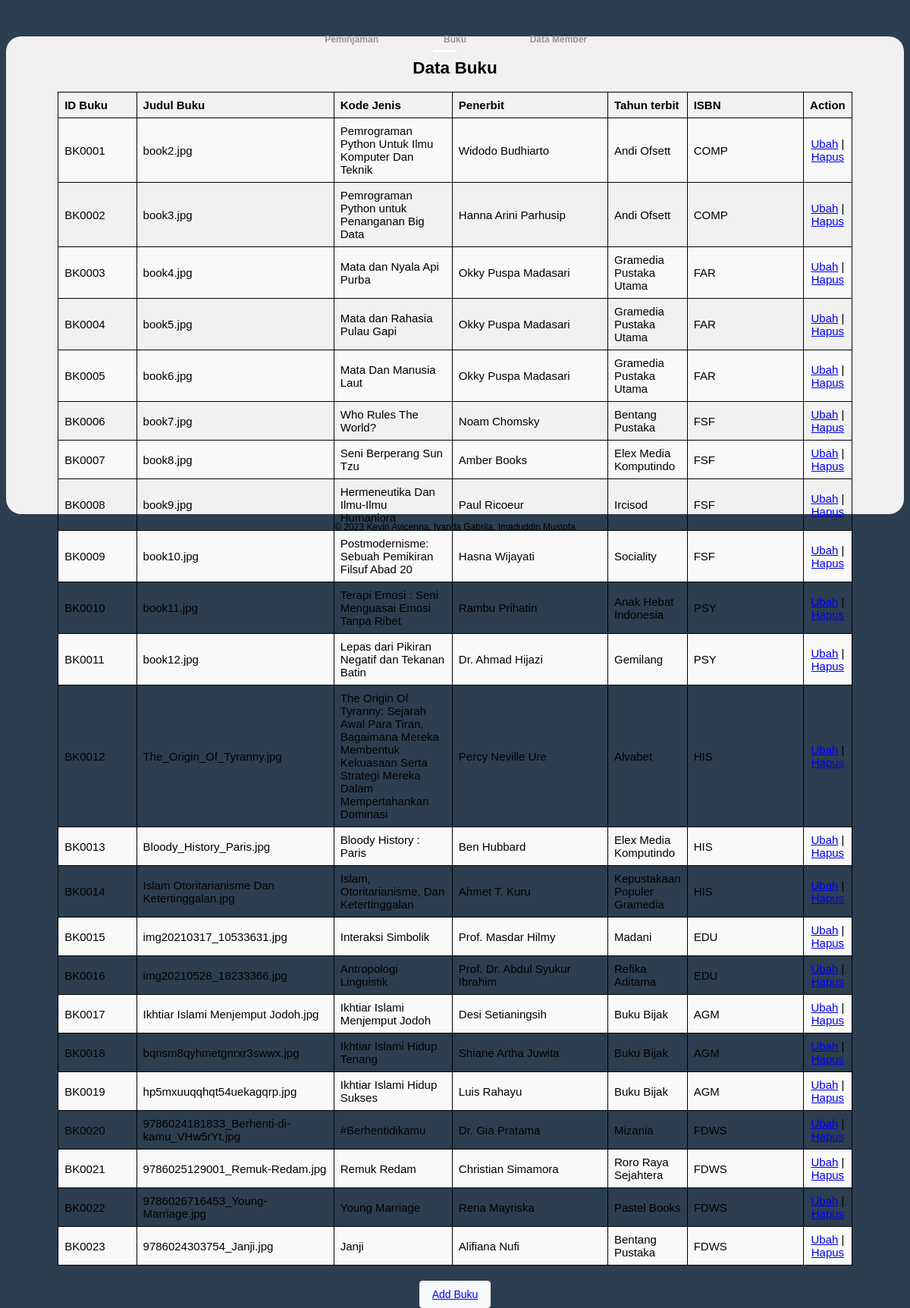
Page /useless/buku.php on the committed database.
### tables this page shows
CREATE TABLE `buku` (
  `id_buku` varchar(25) NOT NULL,
  `cover` varchar(255) NOT NULL,
  `judul` varchar(255) NOT NULL,
  `penulis` varchar(255) NOT NULL,
  `penerbit` varchar(255) NOT NULL,
  `id_kategoriFK` varchar(25) NOT NULL,
  `isbn` varchar(55) NOT NULL,
  `jumlah` int(25) NOT NULL,
  `rak` int(25) NOT NULL,
  `tgl_tambah` date DEFAULT NULL
);

### useless/buku.php (the view, shortened to what this page needs)
<!DOCTYPE html>
<html lang="en">
<head>
    <link rel="stylesheet" href="css/buku.css">
</head>
<body>
    <nav>
        <a href="peminjaman.php?page=peminjaman">Peminjaman</a>
        <a href="buku.php?page=buku">Buku</a>
        <a href="data_member.php">Data Member</a>
        <div id="indicator"> </div>
    </nav>
    <div class="konten">
        <center>
            <h2>Data Buku</h2>
            <table border="1" width="90%" cellspacing="0">
                <tr>
                    <th align="center">ID Buku</th>
                    <th align="center">Judul Buku</th>
                    <th align="center">Kode Jenis</th>
                    <th align="center">Penerbit</th>
                    <th align="center">Tahun terbit</th>
                    <th align="center">ISBN</th>
                    <th align="center">Action</th>
                </tr>
                <?php
                $cari = "select * from buku";
                $hasil_cari = mysqli_query($conn, $cari);
                while ($data = mysqli_fetch_array($hasil_cari)) {
                    ?>
                    <tr>
                        <td>
                            <?php echo $data[0] ?>
                        </td>
                        <td>
                            <?php echo $data[1] ?>
                        </td>
                        <td>
                            <?php echo $data[2] ?>
                        </td>
                        <td>
                            <?php echo $data[3] ?>
                        </td>
                        <td>
                            <?php echo $data[4] ?>
                        </td>
                        <td>
                            <?php echo $data[5] ?>
                        </td>
                        <td>
                            <a href="buku_edit.php?id=<?php echo $data['id_buku']; ?>">Ubah</a> | <a
                                href="buku_hapus.php?id=<?php echo $data['id_buku']; ?>">Hapus</a>
                        </td>
                    </tr>
                <?php } ?>
            </table>
        </center>
        <center>
            <button class="button-16" role="button"><a href="buku_tambah.php">Add Buku</a></button>
        </center>
    </div>
    <div class="kaki">
    © 2023 Kevin Avicenna, Ivanda Gabrila, Imaduddin Mustofa
    </div>
</body>
</html>

### useless/css/buku.css (style rules this page uses)
* { box-sizing: border-box; }
body { font-family: Arial, Helvetica, sans-serif; }
.konten { font-size: 15px; margin-top: 40px; float: left; padding: 10px; width: 100%; background-color: #f1f1f1; height: 630px; border-radius: 20px; }
.kaki { clear: both; padding: 10px; text-align: center; color: black; }
body { font-size: 12px; font-family: sans-serif; background: #2c3e50; }
nav { position: absolute; top: 3%; right: 0; left: 0; width: 409px; display: table; margin: 0 auto; transform: translateY(-50%); }
nav a { position: relative; width: 33.333%; display: table-cell; text-align: center; color: #949494; text-decoration: none; font-family: Verdana, Geneva, Tahoma, sans-serif; font-weight: bold; padding: 10px 20px; transition: 0.2s ease color; }
nav a:before, nav a:after { content: ""; position: absolute; border-radius: 50%; transform: scale(0); transition: 0.2s ease transform; }
nav a:before { top: 0; left: 10px; width: 6px; height: 6px; }
nav a:after { top: 5px; left: 18px; width: 4px; height: 4px; }
nav a:nth-child(1):before { background-color: yellow; }
nav a:nth-child(1):after { background-color: red; }
nav a:nth-child(2):before { background-color: #00e2ff; }
nav a:nth-child(2):after { background-color: #89ff00; }
nav a:nth-child(3):before { background-color: purple; }
nav a:nth-child(3):after { background-color: palevioletred; }
#indicator { position: absolute; left: 43%; bottom: 0; width: 30px; height: 3px; background-color: #fff; border-radius: 5px; transition: 0.2s ease left; }
.button-16 { background-color: #f8f9fa; border: 1px solid #f8f9fa; border-radius: 4px; color: #3c4043; cursor: pointer; font-family: arial, sans-serif; font-size: 14px; height: 36px; line-height: 27px; min-width: 54px; padding: 0 16px; margin-top: 20px; text-align: center; user-select: none; -webkit-user-select: none; touch-action: manipulation; white-space: pre; }
table { border-collapse: collapse; width: 90%; margin: auto; }
th, td { border: 1px solid black; padding: 8px; text-align: left; }
th { background-color: #f2f2f2; }
tr:nth-child(even) { background-color: #f9f9f9; }
th:nth-child(1), td:nth-child(1) { width: 10%; }
th:nth-child(2), td:nth-child(2) { width: 25%; }
th:nth-child(3), td:nth-child(3) { width: 15%; }
th:nth-child(4), td:nth-child(4) { width: 20%; }
th:nth-child(5), td:nth-child(5) { width: 10%; }
th:nth-child(6), td:nth-child(6) { width: 15%; }
th:nth-child(7), td:nth-child(7) { width: 5%; text-align: center; }

### rows in the picture
buku: id_buku "BK0001", cover "book2.jpg", judul "Pemrograman Python Untuk Ilmu Komputer Dan Teknik", penulis "Widodo Budhiarto", penerbit "Andi Ofsett", id_kategoriFK "COMP"
buku: id_buku "BK0002", cover "book3.jpg", judul "Pemrograman Python untuk Penanganan Big Data", penulis "Hanna Arini Parhusip", penerbit "Andi Ofsett", id_kategoriFK "COMP"
buku: id_buku "BK0003", cover "book4.jpg", judul "Mata dan Nyala Api Purba", penulis "Okky Puspa Madasari", penerbit "Gramedia Pustaka Utama", id_kategoriFK "FAR"
buku: id_buku "BK0004", cover "book5.jpg", judul "Mata dan Rahasia Pulau Gapi", penulis "Okky Puspa Madasari", penerbit "Gramedia Pustaka Utama", id_kategoriFK "FAR"
buku: id_buku "BK0005", cover "book6.jpg", judul "Mata Dan Manusia Laut", penulis "Okky Puspa Madasari", penerbit "Gramedia Pustaka Utama", id_kategoriFK "FAR"
buku: id_buku "BK0006", cover "book7.jpg", judul "Who Rules The World?", penulis "Noam Chomsky", penerbit "Bentang Pustaka", id_kategoriFK "FSF"
buku: id_buku "BK0007", cover "book8.jpg", judul "Seni Berperang Sun Tzu", penulis "Amber Books", penerbit "Elex Media Komputindo", id_kategoriFK "FSF"
buku: id_buku "BK0008", cover "book9.jpg", judul "Hermeneutika Dan Ilmu-Ilmu Humaniora", penulis "Paul Ricoeur", penerbit "Ircisod", id_kategoriFK "FSF"
buku: id_buku "BK0009", cover "book10.jpg", judul "Postmodernisme: Sebuah Pemikiran Filsuf Abad 20", penulis "Hasna Wijayati", penerbit "Sociality", id_kategoriFK "FSF"
buku: id_buku "BK0010", cover "book11.jpg", judul "Terapi Emosi : Seni Menguasai Emosi Tanpa Ribet", penulis "Rambu Prihatin", penerbit "Anak Hebat Indonesia", id_kategoriFK "PSY"
buku: id_buku "BK0011", cover "book12.jpg", judul "Lepas dari Pikiran Negatif dan Tekanan Batin", penulis "Dr. Ahmad Hijazi", penerbit "Gemilang", id_kategoriFK "PSY"
buku: id_buku "BK0012", cover "The_Origin_Of_Tyranny.jpg", judul "The Origin Of Tyranny: Sejarah Awal Para Tiran, Bagaimana Mereka Membentuk Kekuasaan Serta Strategi Mereka Dalam Mempertahankan Dominasi", penulis "Percy Neville Ure", penerbit "Alvabet", id_kategoriFK "HIS"
buku: id_buku "BK0013", cover "Bloody_History_Paris.jpg", judul "Bloody History : Paris", penulis "Ben Hubbard", penerbit "Elex Media Komputindo", id_kategoriFK "HIS"
buku: id_buku "BK0014", cover "Islam Otoritarianisme Dan Ketertinggalan.jpg", judul "Islam, Otoritarianisme, Dan Ketertinggalan", penulis "Ahmet T. Kuru", penerbit "Kepustakaan Populer Gramedia", id_kategoriFK "HIS"
buku: id_buku "BK0015", cover "img20210317_10533631.jpg", judul "Interaksi Simbolik", penulis "Prof. Masdar Hilmy", penerbit "Madani", id_kategoriFK "EDU"
buku: id_buku "BK0016", cover "img20210528_18233366.jpg", judul "Antropologi Linguistik", penulis "Prof. Dr. Abdul Syukur Ibrahim", penerbit "Refika Aditama", id_kategoriFK "EDU"
buku: id_buku "BK0017", cover "Ikhtiar Islami Menjemput Jodoh.jpg", judul "Ikhtiar Islami Menjemput Jodoh", penulis "Desi Setianingsih", penerbit "Buku Bijak", id_kategoriFK "AGM"
buku: id_buku "BK0018", cover "bqnsm8qyhmetgnrxr3swwx.jpg", judul "Ikhtiar Islami Hidup Tenang", penulis "Shiane Artha Juwita", penerbit "Buku Bijak", id_kategoriFK "AGM"
buku: id_buku "BK0019", cover "hp5mxuuqqhqt54uekagqrp.jpg", judul "Ikhtiar Islami Hidup Sukses", penulis "Luis Rahayu", penerbit "Buku Bijak", id_kategoriFK "AGM"
buku: id_buku "BK0020", cover "9786024181833_Berhenti-di-kamu_VHw5rYt.jpg", judul "#Berhentidikamu", penulis "Dr. Gia Pratama", penerbit "Mizania", id_kategoriFK "FDWS"
buku: id_buku "BK0021", cover "9786025129001_Remuk-Redam.jpg", judul "Remuk Redam", penulis "Christian Simamora", penerbit "Roro Raya Sejahtera", id_kategoriFK "FDWS"
buku: id_buku "BK0022", cover "9786026716453_Young-Marriage.jpg", judul "Young Marriage", penulis "Rena Mayriska", penerbit "Pastel Books", id_kategoriFK "FDWS"
buku: id_buku "BK0023", cover "9786024303754_Janji.jpg", judul "Janji", penulis "Alifiana Nufi", penerbit "Bentang Pustaka", id_kategoriFK "FDWS"
